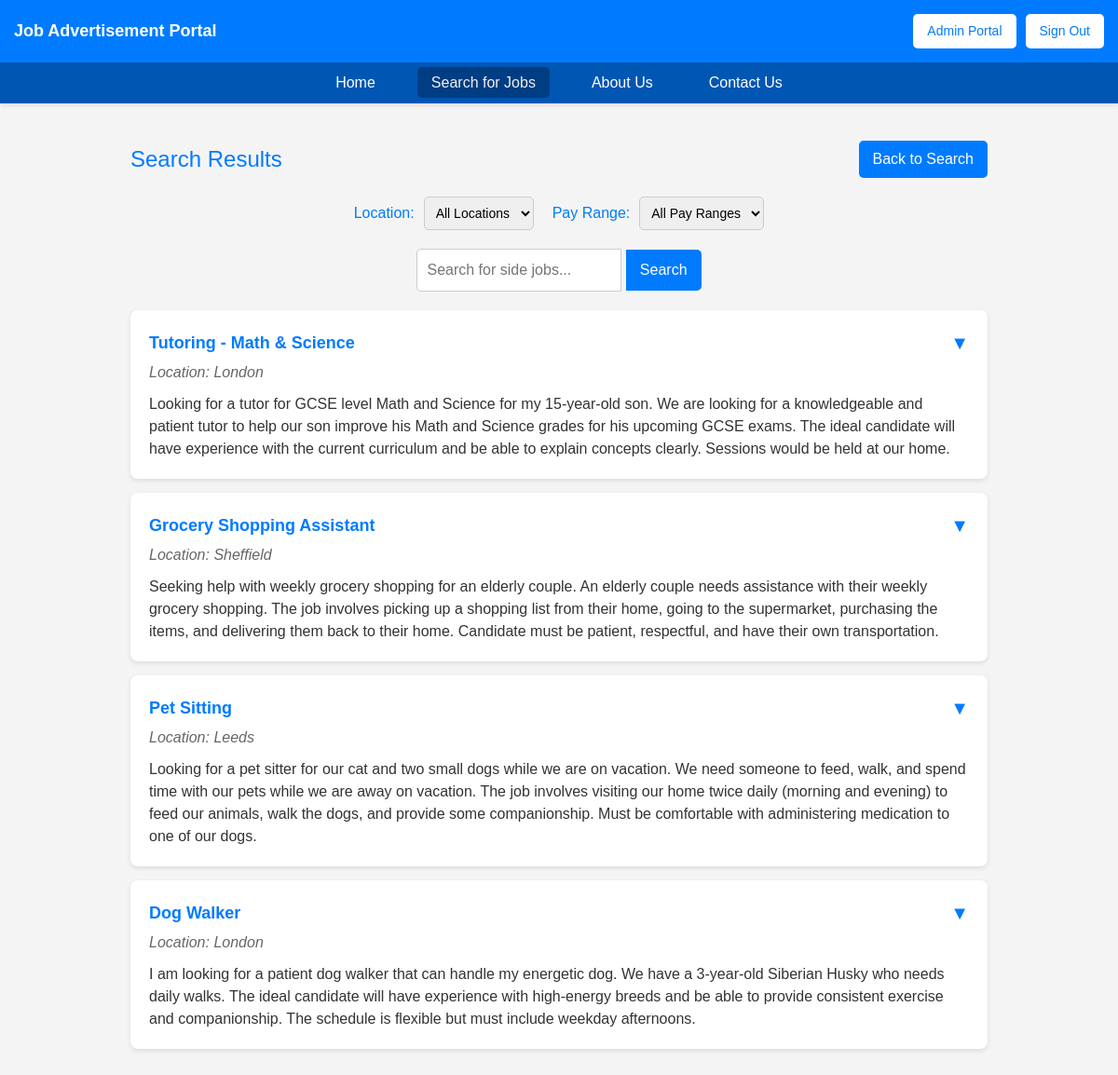
The app's page /search_results.php (signed in) with its own data.
### tables this page shows
CREATE TABLE `job_listings` (
  `job_id` int(11) NOT NULL,
  `status` tinyint(1) DEFAULT NULL,
  `description` text DEFAULT NULL,
  `location` varchar(20) NOT NULL,
  `lister_id` int(11) DEFAULT NULL,
  `applicant_id` int(11) DEFAULT NULL,
  `admin_approval` tinyint(1) DEFAULT NULL,
  `title` varchar(255) NOT NULL,
  `salary` varchar(50) DEFAULT NULL,
  `requirements` text DEFAULT NULL,
  `job_status` enum('pending','taken','completed') DEFAULT 'pending'
);

### search_results.php (the view, shortened to what this page needs)
<?php
include("connect.php");
$is_admin = isset($_SESSION['is_admin']) && $_SESSION['is_admin'] === true ? true : false;
$searchTerm = isset($_GET['search']) ? htmlspecialchars($_GET['search']) : '';
$sql = "SELECT * FROM job_listings WHERE admin_approval = 1 AND status = 1";
$sql .= " ORDER BY job_id DESC";
$stmt = $conn->prepare($sql);
$stmt->execute();
$result = $stmt->get_result();
$jobListings = [];
if ($result->num_rows > 0) {
    while ($row = $result->fetch_assoc()) {
        $row['requirements'] = json_decode($row['requirements'], true);
        $jobListings[] = $row;
    }
}
?>
<!DOCTYPE html>
<html lang="en">
<head>
    <link rel="stylesheet" href="https://cdn.jsdelivr.net/npm/bootstrap@5.3.0/dist/css/bootstrap.min.css">
    <link rel="stylesheet" href="search_results_style.css">
</head>
<body>
<div class="navbar">
    <div class="navbar-title">Job Advertisement Portal</div>
    <div class="navbar-buttons">
        <?php if ($is_admin === true) { ?>
            <a href="admin.php"><button class="navbar-btn admin-portal-btn">Admin Portal</button></a>
        <?php } ?>
        <?php
        if (isset($_SESSION['email'])) {
            echo '<a href="logout.php"><button class="navbar-btn">Sign Out</button></a>';
        } else {
            echo '<a href="login.php"><button class="navbar-btn">Log In</button></a>';
        }
        ?>
    </div>
</div>
<div class="secondary-nav">
    <ul class="secondary-nav-list">
        <li><a href="index.php" class="secondary-nav-link">Home</a></li>
        <li><a href="search_results.php" class="secondary-nav-link active">Search for Jobs</a></li>
        <li><a href="AboutUs.php" class="secondary-nav-link">About Us</a></li>
        <li><a href="ContactUs.php" class="secondary-nav-link">Contact Us</a></li>
    </ul>
</div>
<div class="container">
    <div class="results-header">
        <div class="results-title">
            <?php
            echo "Search Results";
            ?>
        </div>
        <div class="header-buttons">
            <a href="index.php"><button class="back-btn">Back to Search</button></a>
        </div>
    </div>
    <div class="filter-container">
        <div class="filter-group">
            <label for="locationFilter">Location:</label>
            <select id="locationFilter" onchange="applyFilters()">
                <option value="">All Locations</option>
            </select>
        </div>
        <div class="filter-group">
            <label for="payFilter">Pay Range:</label>
            <select id="payFilter" onchange="applyFilters()">
                <option value="">All Pay Ranges</option>
            </select>
        </div>
    </div>
    <div class="search-container">
        <form action="search_results.php" method="GET">
            <input type="text" class="search-bar" id="job-search" name="search" placeholder="Search for side jobs..." value="<?php echo $searchTerm; ?>">
            <button class="search-btn" type="submit">Search</button>
        </form>
    </div>
    <div class="results-container" id="results">
        <?php
        foreach ($jobListings as $job) {
            ?>
            <div class="job-card" data-location="<?php echo htmlspecialchars($job['location']); ?>" data-salary="<?php echo htmlspecialchars($job['salary']); ?>">
                <div class="job-title" onclick="toggleJobDetails(this)">
                    <span><?php echo htmlspecialchars($job['title']); ?></span>
                    <span class="expand-icon">▼</span>
                </div>
                <div class="job-location">Location: <?php echo htmlspecialchars($job['location']); ?></div>
                <div class="job-description"><?php echo htmlspecialchars($job['description']); ?></div>
            </div>
            <?php
        }
        ?>
    </div>
</div>
</body>
</html>

### search_results_style.css (style rules this page uses)
body { font-family: 'Arial', sans-serif; margin: 0; padding: 0; background-color: #f4f4f4; text-align: center; }
.navbar { background-color: #007bff; padding: 15px; display: flex; justify-content: space-between; align-items: center; color: white; }
.navbar-title { font-size: 18px; font-weight: bold; }
.navbar-buttons { display: flex; gap: 10px; }
.navbar-btn { background-color: white; color: #007bff; border: none; padding: 8px 15px; border-radius: 5px; cursor: pointer; font-size: 14px; transition: background-color 0.3s, color 0.3s; }
.secondary-nav { background-color: #0056b3; padding: 10px 0; box-shadow: 0 2px 4px rgba(0, 0, 0, 0.1); }
.secondary-nav-list { list-style: none; margin: 0; padding: 0; display: flex; justify-content: center; gap: 30px; }
.secondary-nav-list li { display: inline; }
.secondary-nav-link { color: white; text-decoration: none; font-size: 16px; font-weight: 500; padding: 8px 15px; border-radius: 5px; transition: background-color 0.3s, color 0.3s; }
.secondary-nav-link:hover, .secondary-nav-link.active { background-color: #003d82; color: #f0f0f0; }
.container { width: 80%; max-width: 1200px; margin: 20px auto; padding: 20px; }
.results-header { display: flex; justify-content: space-between; align-items: center; margin-bottom: 20px; }
.results-title { font-size: 24px; text-align: left; color: #007bff; }
.header-buttons { display: flex; gap: 10px; align-items: center; }
.back-btn { background-color: #007bff; color: white; border: none; padding: 8px 15px; border-radius: 5px; cursor: pointer; transition: background-color 0.3s; }
.filter-container { display: flex; justify-content: center; gap: 20px; margin-bottom: 20px; }
.filter-group { display: flex; align-items: center; gap: 10px; }
.filter-group label { font-weight: 500; color: #007bff; }
.filter-group select { padding: 8px; border: 1px solid #ccc; border-radius: 5px; font-size: 14px; }
.search-container { display: flex; justify-content: center; width: 100%; margin-bottom: 20px; }
.search-bar { width: 70%; padding: 10px; font-size: 16px; border: 1px solid #ccc; border-radius: 5px 0 0 5px; }
.search-btn { padding: 10px 15px; font-size: 16px; border: none; background-color: #007bff; color: white; cursor: pointer; border-radius: 0 5px 5px 0; transition: background-color 0.3s; }
.job-card { background-color: white; padding: 20px; margin: 15px 0; border-radius: 8px; box-shadow: 0 2px 5px rgba(0, 0, 0, 0.1); text-align: left; transition: transform 0.2s, box-shadow 0.2s; }
.job-title { font-weight: bold; color: #007bff; display: flex; justify-content: space-between; align-items: center; cursor: pointer; font-size: 18px; }
.job-location { color: #666; font-style: italic; margin-top: 5px; }
.job-description { margin-top: 10px; color: #333; }
.expand-icon { font-size: 20px; transition: transform 0.3s ease; }

### records on screen
job_listings: title "Tutoring - Math & Science", location "London", description "Looking for a tutor for GCSE level Math and Science for my 15-year-old son. We are looking for a knowledgeable and patient tutor to help our son improve his Math and Science grades for his upcoming GCSE exams. The ideal candidate will have experience with the current curriculum and be able to explain concepts clearly. Sessions would be held at our home."
job_listings: title "Grocery Shopping Assistant", location "Sheffield", description "Seeking help with weekly grocery shopping for an elderly couple. An elderly couple needs assistance with their weekly grocery shopping. The job involves picking up a shopping list from their home, going to the supermarket, purchasing the items, and delivering them back to their home. Candidate must be patient, respectful, and have their own transportation."
job_listings: title "Pet Sitting", location "Leeds", description "Looking for a pet sitter for our cat and two small dogs while we are on vacation. We need someone to feed, walk, and spend time with our pets while we are away on vacation. The job involves visiting our home twice daily (morning and evening) to feed our animals, walk the dogs, and provide some companionship. Must be comfortable with administering medication to one of our dogs."
job_listings: title "Dog Walker", location "London", description "I am looking for a patient dog walker that can handle my energetic dog. We have a 3-year-old Siberian Husky who needs daily walks. The ideal candidate will have experience with high-energy breeds and be able to provide consistent exercise and companionship. The schedule is flexible but must include weekday afternoons."
